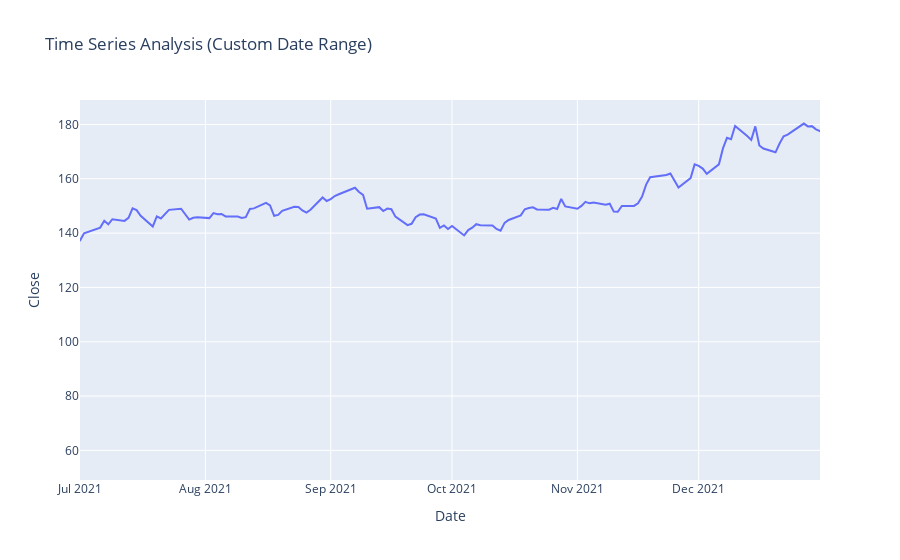

Notebook source saved alongside this figure:
### Markdown cell above
Analyze stock prices between the period of two specific dates

### Code cell
figure = px.line(data, x=data.index,
                 y = data['Close'],
                 range_x = ['2021-07-01', '2021-12-31'],
                 title = "Time Series Analysis (Custom Date Range)")
figure.show()

### Figure 1 — Plotly figure (JSON) as saved in the notebook; plotly's stock layout.template omitted (floating-point values rounded to 4 significant figures; data arrays with more than 128 entries replaced by an {"elided": "..."} marker saying what was removed)
{"data": [{"hovertemplate": "Date=%{x}<br>Close=%{y}<extra></extra>", "legendgroup": "", "line": {"color": "#636efa", "dash": "solid"}, "mode": "lines", "name": "", "orientation": "v", "showlegend": false, "type": "scatter", "x": {"elided": "498 str values"}, "xaxis": "x", "y": {"elided": "498 float values"}, "yaxis": "y"}], "layout": {"legend": {"tracegroupgap": 0}, "title": {"text": "Time Series Analysis (Custom Date Range)"}, "xaxis": {"anchor": "y", "domain": [0, 1], "range": ["2021-07-01", "2021-12-31"], "title": {"text": "Date"}}, "yaxis": {"anchor": "x", "domain": [0, 1], "title": {"text": "Close"}}}}
